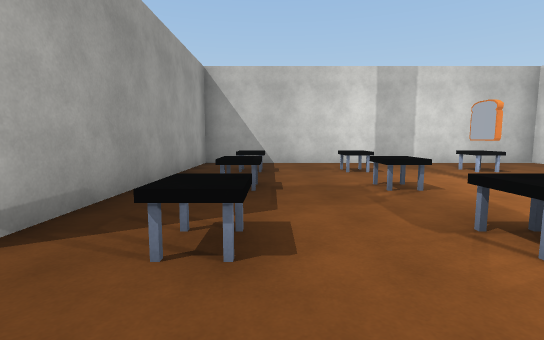
View 1 (above)

19 first-person views from a walk through a scene from a Unity 3-D project. The camera is 1.4 m above the floor, tilts 6° down and sees 85° across. The floor is counted in squares, 2 m on a side. Each view is taken from the middle of a square. On the plan, view 1 faces up. The plan holds only what a view shows up to about 10 squares ahead; the rest is blank. The place goes on beyond the plan. The player is left out. Some animated figures are left out. Surface patterns are stand-ins for the level's own textures.

View 2
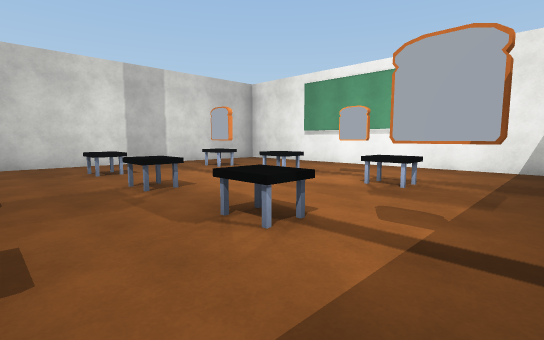

View 3
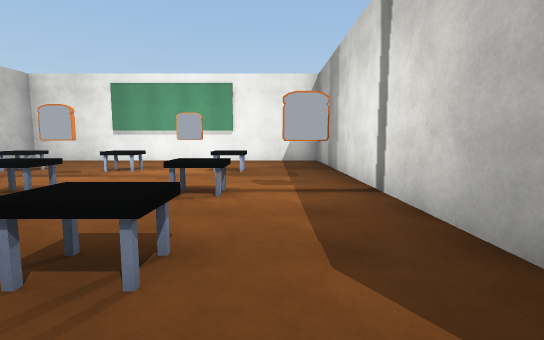

View 4
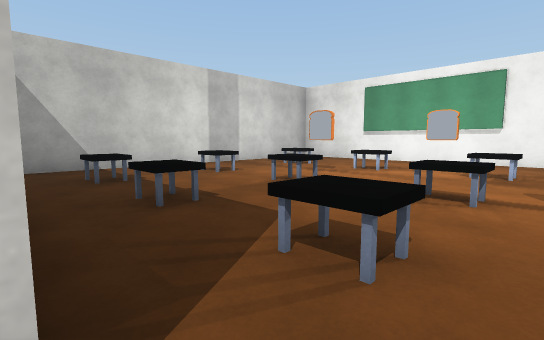

View 5
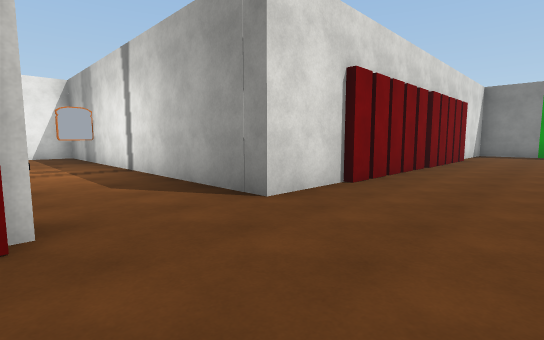

View 6
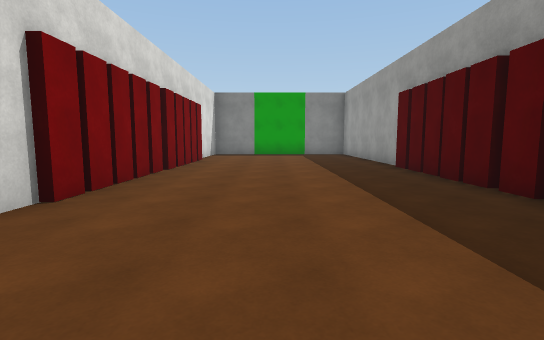

View 7
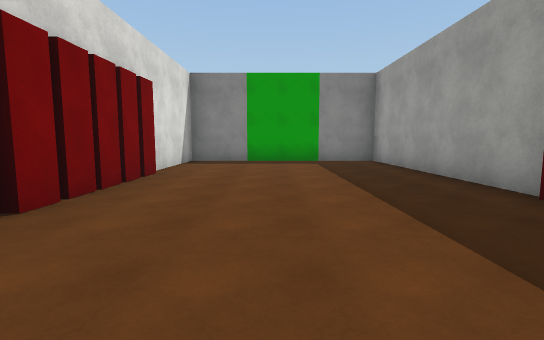

View 8
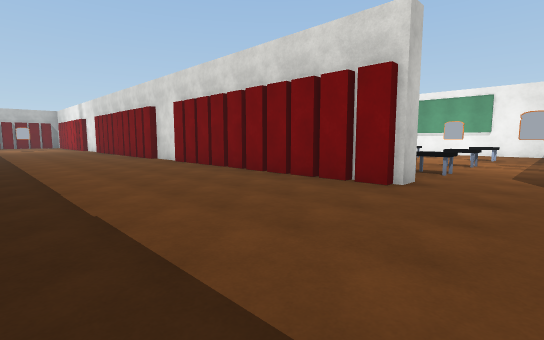

View 9
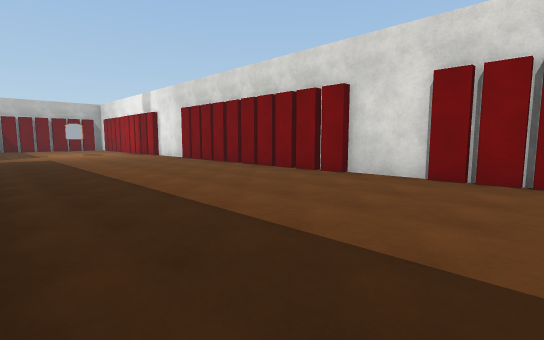

View 10
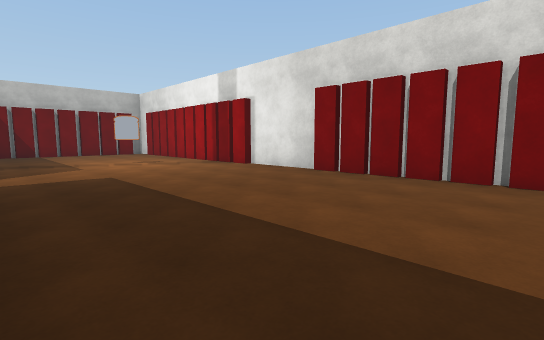

View 11
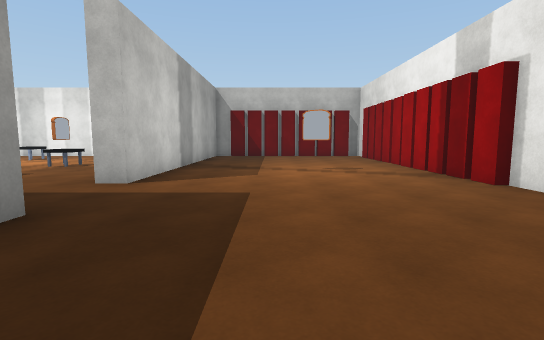

View 12
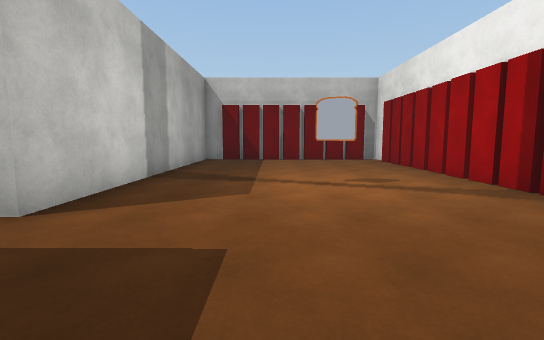

View 13
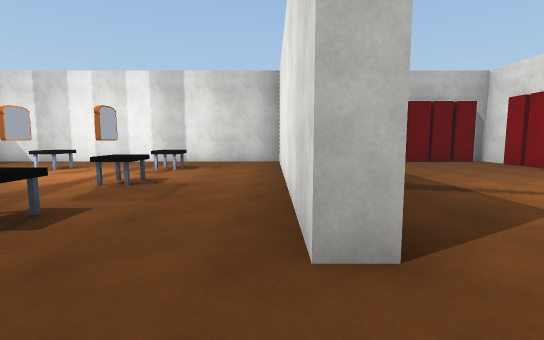

View 14
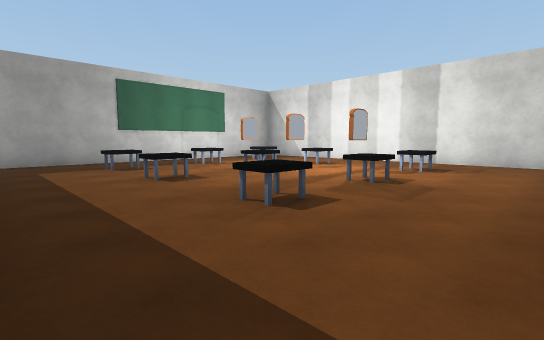

View 15
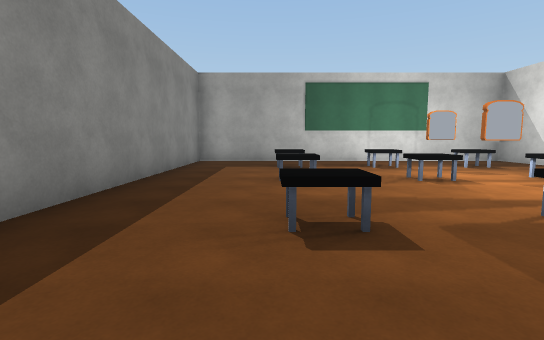

View 16
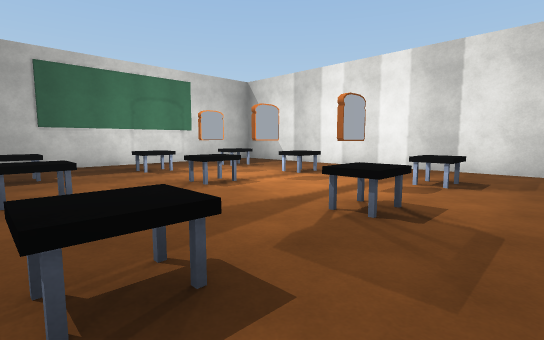

View 17
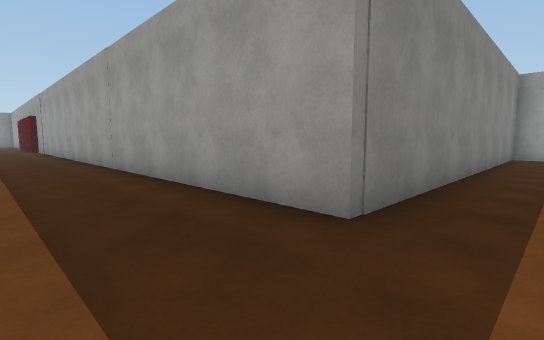

View 18
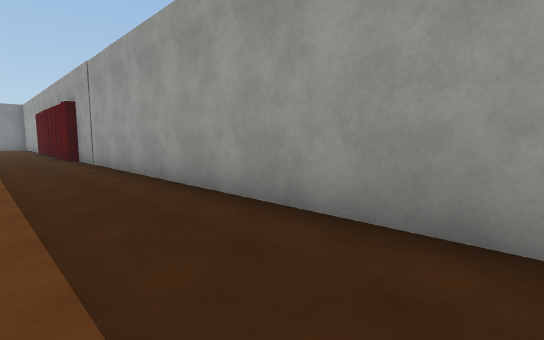

View 19
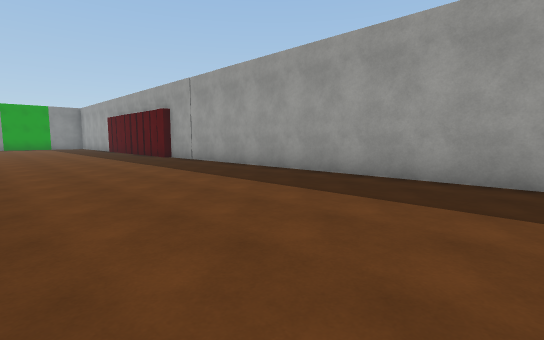

### Floor plan
Points are (right, up) in squares from view 1. A wall is a line through its corners. A room is listed if a view was taken in it or the views show most of it. See-through windows are left out.
Room 1 (views 1, 2, 3, 4)
walls: (-1.9, 1.7) (-2.6, 1.7); (-2.4, -0.5) (7.6, -0.5) (7.6, 8.7) (-1.9, 8.7) (-1.9, 2)
ways out: opening at (-2, 0.5) to room 2
objects: desk (0, 2); desk (0, 4); desk (0, 7); bread (2, 1); desk (2, 2); desk (2, 4); desk (2, 7); bread (4, 5); desk (5, 2); bread (5, 3); desk (5, 4) to (5, 5); desk (5, 7)
Room 2 (views 5, 6, 7, 8, 9, 10, 11, 12, 13, 14, 17, 18, 19)
walls: (-2.4, 8.6) (-2.4, 10.4); (-2.6, 10.2) (-2.6, 13.6); (-2.6, 1.7) (-2.6, 8.8); (-2.6, 13.8) (-2.6, 17.1); (-2.4, -2.2) (-2.4, -0.5); (-2.4, 17.1) (-2.4, 19.5); (-9.5, 17.7) (-8.3, 17.7) (-8.3, 0.4) (-8, 0.4) (-8, -6.4); (-2.6, 19.4) (-2.6, 22.8); (-2.6, -5.5) (-2.6, -2.1); (-8.3, -6.5) (-8.3, -12.5) (-2.4, -12.5) (-2.4, -9.5); (-2.6, 22.9) (-2.6, 26.2); (-2.6, -9) (-2.6, -5.6); (-2.9, 27) (-7.8, 27); (-8.3, 27.1) (-8.3, 19.6)
ways out: opening at (-2, 0.5) to room 1; opening at (-8.5, 18.5) to room 3
objects: bread (-5, 22)
Room 3 (views 15, 16)
walls: (-8.3, 19.6) (-8.8, 19.6) (-8.8, 26.3); (-8.8, 27.2) (-18.4, 27.2) (-18.4, 17.7) (-9.5, 17.7)
ways out: opening at (-8.5, 18.5) to room 2
objects: desk (-16, 20); desk (-16, 23); bread (-16, 24); desk (-16, 25); desk (-14, 20); desk (-14, 23); bread (-14, 24); desk (-14, 25); bread (-12, 24); desk (-12, 25) to (-11, 25); desk (-11, 20); desk (-11, 23)

Positions as (right, up) in squares from view 1, and headings:
1: (0, 0), facing up
2: (0, 0), facing up-right
3: (-2, 1), facing right
4: (-2, 1), facing up-right
5: (-5, 2), facing down-right
6: (-5, 1), facing down
7: (-5, -3), facing down
8: (-7, 0), facing up-right
9: (-8, 7), facing up-right
10: (-8, 13), facing up-right
11: (-6, 15), facing up
12: (-6, 17), facing up
13: (-9, 18), facing up
14: (-9, 18), facing up-left
15: (-9, 20), facing left
16: (-10, 20), facing up-left
17: (-6, 19), facing down-left
18: (-6, 11), facing down-left
19: (-3, 11), facing down-left
